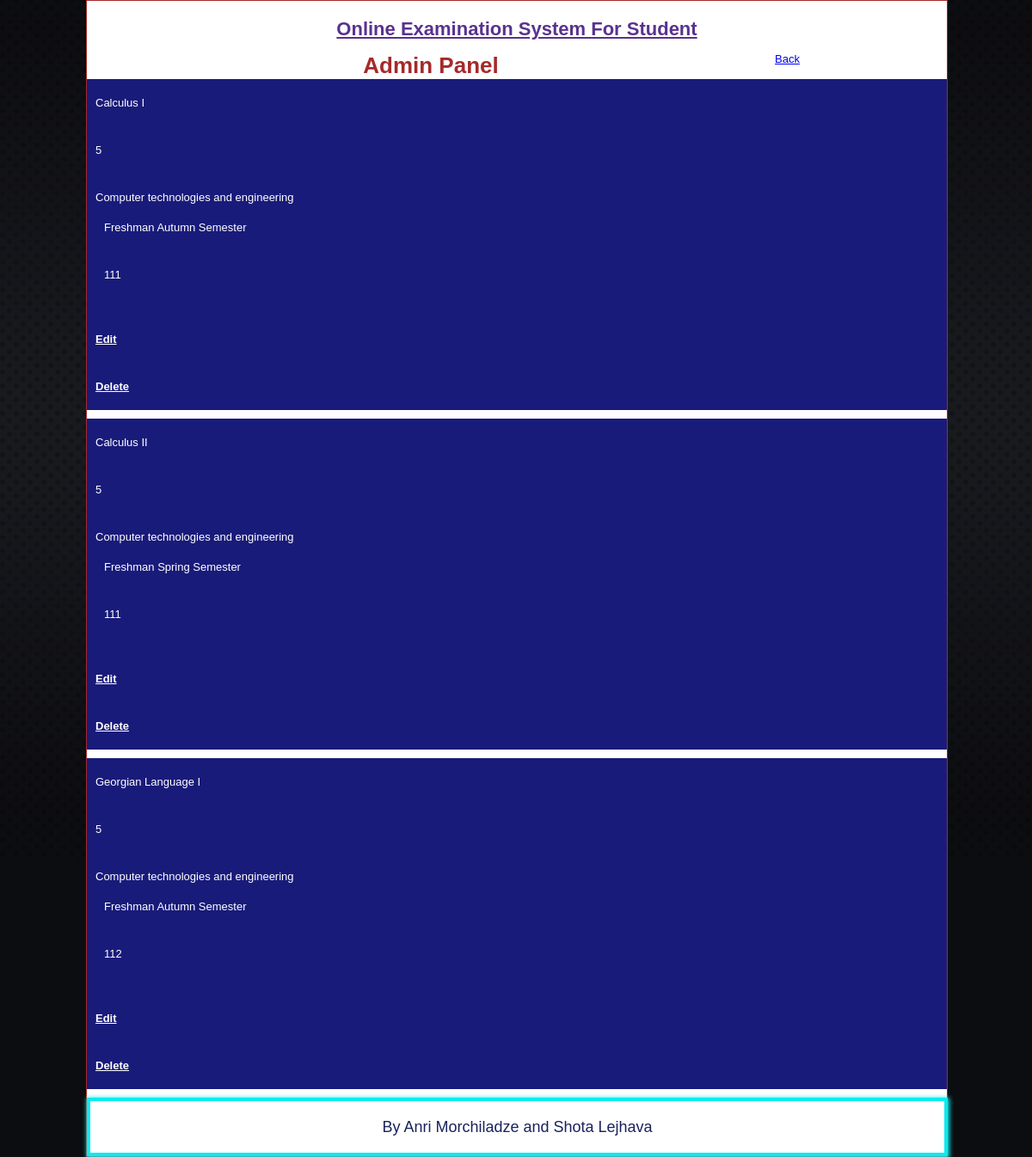
The page /admin/updateSubject.php (signed in) on the database its author committed.
### tables this page shows
CREATE TABLE IF NOT EXISTS `subjects` (
  `subject_id` int(3) NOT NULL AUTO_INCREMENT,
  `subject_name` varchar(50) NOT NULL,
  `credit` int(2) NOT NULL,
  `faculty_id` int(2) NOT NULL,
  `course_id` int(2) NOT NULL,
  `lecturer_number` int(8) NOT NULL,
  PRIMARY KEY (`subject_id`),
  UNIQUE KEY `in_subject_id` (`subject_id`),
  KEY `fk_std_id` (`faculty_id`),
  KEY `fk_course_id_1` (`course_id`),
  KEY `fk_lecturer_number` (`lecturer_number`)
);

CREATE TABLE IF NOT EXISTS `faculties` (
  `faculty_id` int(2) NOT NULL AUTO_INCREMENT,
  `faculty_name` varchar(100) NOT NULL,
  PRIMARY KEY (`faculty_id`),
  UNIQUE KEY `in_faculty_id` (`faculty_id`)
);

CREATE TABLE IF NOT EXISTS `courses` (
  `course_id` int(2) NOT NULL AUTO_INCREMENT,
  `course_name` varchar(50) NOT NULL,
  PRIMARY KEY (`course_id`),
  UNIQUE KEY `in_course_id` (`course_id`)
);

### admin/updateSubject.php (the view, shortened to what this page needs)
<?php
if (!isset($_SESSION['username']) || (trim($_SESSION['username']) == '')) {
    header("location:index.php");
    exit();
}
else
{
?>
<?php include_once('include/header.php');?>
<body>
<div class="wrapper">
<div class="container">
<?php include_once('include/header1.php');?>
<div class="login">
<center><h1 style="color:brown;">Admin Panel</h1></center>
 <?php
 $query=mysql_query("select s.*, f.faculty_name, c.course_name from subjects s, faculties f, courses c where c.course_id=s.course_id and f.faculty_id=s.faculty_id")or die(mysql_error);
 while($rowfetch=mysql_fetch_array($query))
 {
 ?>
<div class="admin-here">
<div class="data">
<?php echo $rowfetch['subject_name'];
?>
</div>
<div class="data">
<?php echo $rowfetch['credit'];
?>
</div>
<div class="data">
<?php echo $rowfetch['faculty_name'];
?>
<div class="data">
<?php echo $rowfetch['course_name'];
?>
</div>
<div class="data">
<?php echo $rowfetch['lecturer_number'];
?>
</div>
</div>
<div class="data">
<a href="editSubject.php?subject_id=<?php echo $rowfetch['subject_id'];?>">Edit</a>
</div>
<div class="data">
<a href="deleteSubject.php?subject_id=<?php echo $rowfetch['subject_id'];?>">Delete</a>
</div>
</div>
 <?php
 }
 ?>
 </div>
 <a href="admin.php">Back</a>
<?php include_once('include/footer.php');?>
</div>
<?php
}
?>
</body>
</html>

### css/style.css (style rules this page uses)
* { margin:0px; padding:0px; }
body { line-height:1.5em; color:#039; background:#ccc; font-family:times new roman; font-size:14px; }
.wrapper { width:1000px; margin:0 auto; }
.container { float:left; width:1000px; height:auto; background:#fff; border:1px solid brown; }
.login { float:left; width:800px; height:auto; }
.admin-here { float:left; width:1000px; height:auto; background:#191B7A; color:#fff; margin-bottom:10px; }
.admin-here .data { padding-top:20px; padding-bottom:20px; float:left; width:1000px; margin-left:10px; }
.admin-here .data a { text-decoration:underline; color:#fff; font-weight:bold; }

### css/styles.css (style rules this page uses)
body { color:black; background:url('img/bg.jpg') repeat-x #0c0d10; font:13px "Lucida Sans Unicode",Arial,Helvetica,sans-serif; }

### rows shown on the page
subjects: subject_name "Calculus I", credit "5", faculty.faculty_name "Computer technologies and engineering", course.course_name "Freshman Autumn Semester", lecturer_number "111"
subjects: subject_name "Calculus II", credit "5", faculty.faculty_name "Computer technologies and engineering", course.course_name "Freshman Spring Semester", lecturer_number "111"
subjects: subject_name "Georgian Language I", credit "5", faculty.faculty_name "Computer technologies and engineering", course.course_name "Freshman Autumn Semester", lecturer_number "112"
